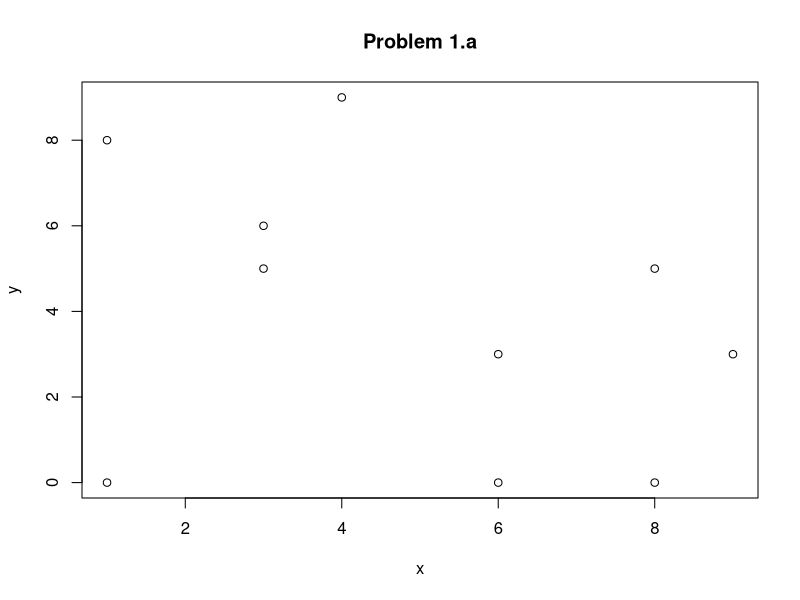

Reproduce this figure in R.

# Numbers from random.org
x = c(6,3,6,8,1,3,8,4,9,1)
y = c(0,5,3,0,0,6,5,9,3,8)

### Problem 1
problem1 = function(){
  cat("PROBLEM 1")
  # a.
  plot(x, y, main = "Problem 1.a")
  # b.
  cat("\nMean of x is", mean(x))
  cat("\nMean of y is", mean(y))
  # c.
  cat("\nVariance of x is", var(x))
  cat("\nVariance of y is", var(y))
  # d.
  cat("\nStandard deviation of x is", sd(x))
  cat("\nStandard deviation of y is", sd(y))
  # e.
  cat("\nCovariance of x and y is", cov(x,y))
  # f.
  cat("\nCorrelation of x and y is", cor(x,y))
  # g.
  slope = cov(x,y)/var(x)
  cat("\nThe slope of the regression line is cov(x,y) / var(x) =", slope)
  new.x = 13
  pred.y = mean(y) + slope * (new.x - mean(x))
  cat("\nFor x =", new.x, "the point estimate for y is y =", pred.y)
}
problem1()

### 2.
# a. Discrete. The number of rides taken by a resident in a month is a count variable that takes values on the set of natural numbers, which is discrete.
# b. Continuous. Bicyclist's speed can take any real value bounded from below by 0 and from above by the speed of light. No particular value of speed has probabily mass, only density.
# c. Continuous. Minute variations in lamps and current suggest a continuous variable. If the minute variations are not of interest, then the luminosity measurements can be converted to a discrete variable.
# d. Discrete. Assuming bankers cannot receive arbitrarily small fractions of a dollar, the salaries are discrete, however a continuous variable may be more convenient.
# e. Discrete. The number of hotels in Manhattan is a count variable.
# f. Continuous. Loudness is continuous.
# g. Discrete. Coffee can be 'good or bad' or 'very good, good, average, bad, very bad'. One could devise other metrics that would yield a continuous variable.


### 3.
